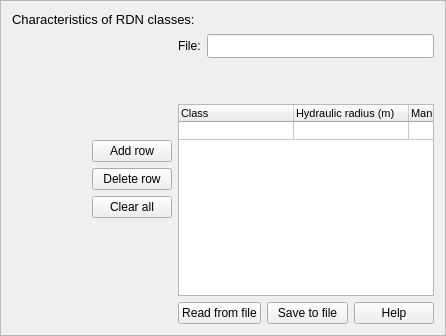
                 <widget class="QFrame" name="frame_4">
                  <property name="frameShape">
                   <enum>QFrame::StyledPanel</enum>
                  </property>
                  <property name="frameShadow">
                   <enum>QFrame::Raised</enum>
                  </property>
                  <layout class="QGridLayout" name="gridLayout_27">
                   <item row="0" column="0">
                    <layout class="QHBoxLayout" name="horizontalLayout_8">
                     <item>
                      <widget class="QLabel" name="label_37">
                       <property name="text">
                        <string>&lt;html&gt;&lt;head/&gt;&lt;body&gt;&lt;p align=&quot;justify&quot;&gt;&lt;span style=&quot; font-size:10pt;&quot;&gt;Characteristics of RDN classes:&lt;/span&gt;&lt;/p&gt;&lt;/body&gt;&lt;/html&gt;</string>
                       </property>
                      </widget>
                     </item>
                     <item>
                      <widget class="QLabel" name="label_38">
                       <property name="sizePolicy">
                        <sizepolicy hsizetype="Preferred" vsizetype="Preferred">
                         <horstretch>0</horstretch>
                         <verstretch>0</verstretch>
                        </sizepolicy>
                       </property>
                       <property name="minimumSize">
                        <size>
                         <width>16</width>
                         <height>16</height>
                        </size>
                       </property>
                       <property name="maximumSize">
                        <size>
                         <width>16</width>
                         <height>16</height>
                        </size>
                       </property>
                       <property name="toolTip">
                        <string>&lt;html&gt;&lt;head/&gt;&lt;body&gt;&lt;p&gt;Add the characteristics of the RDN classes. Read this information from a specific file or enter the data directly to the table.&lt;/p&gt;&lt;/body&gt;&lt;/html&gt;</string>
                       </property>
                       <property name="text">
                        <string/>
                       </property>
                       <property name="pixmap">
                        <pixmap resource="resources.qrc">:/plugins/hidroPixel/icons/icons/info(2).png</pixmap>
                       </property>
                       <property name="scaledContents">
                        <bool>true</bool>
                       </property>
                      </widget>
                     </item>
                    </layout>
                   </item>
                   <item row="1" column="0">
                    <layout class="QGridLayout" name="gridLayout_38">
                     <item row="0" column="0">
                      <layout class="QGridLayout" name="gridLayout_33">
                       <item row="1" column="1">
                        <widget class="QPushButton" name="btn_del_row_1">
                         <property name="toolTip">
                          <string>&lt;html&gt;&lt;head/&gt;&lt;body&gt;&lt;p&gt;Chose one line.&lt;/p&gt;&lt;/body&gt;&lt;/html&gt;</string>
                         </property>
                         <property name="text">
                          <string>Delete row</string>
                         </property>
                        </widget>
                       </item>
                       <item row="2" column="1" alignment="Qt::AlignTop">
                        <widget class="QPushButton" name="btn_clear_1">
                         <property name="toolTip">
                          <string>&lt;html&gt;&lt;head/&gt;&lt;body&gt;&lt;p&gt;Chose one line.&lt;/p&gt;&lt;/body&gt;&lt;/html&gt;</string>
                         </property>
                         <property name="text">
                          <string>Clear all</string>
                         </property>
                        </widget>
                       </item>
                       <item row="0" column="1" alignment="Qt::AlignBottom">
                        <widget class="QPushButton" name="btn_add_row_1">
                         <property name="text">
                          <string>Add row</string>
                         </property>
                        </widget>
                       </item>
                       <item row="1" column="0">
                        <spacer name="horizontalSpacer_2">
                         <property name="orientation">
                          <enum>Qt::Horizontal</enum>
                         </property>
                         <property name="sizeType">
                          <enum>QSizePolicy::Fixed</enum>
                         </property>
                         <property name="sizeHint" stdset="0">
                          <size>
                           <width>80</width>
                           <height>20</height>
                          </size>
                         </property>
                        </spacer>
                       </item>
                      </layout>
                     </item>
                     <item row="0" column="1">
                      <layout class="QGridLayout" name="gridLayout_35">
                       <item row="0" column="0">
                        <layout class="QGridLayout" name="gridLayout_56">
                         <item row="0" column="1">
                          <widget class="QLineEdit" name="le_8_pg2">
                           <property name="minimumSize">
                            <size>
                             <width>220</width>
                             <height>24</height>
                            </size>
                           </property>
                           <property name="maximumSize">
                            <size>
                             <width>16777215</width>
                             <height>24</height>
                            </size>
                           </property>
                           <property name="readOnly">
                            <bool>true</bool>
                           </property>
                           <property name="clearButtonEnabled">
                            <bool>true</bool>
                           </property>
                          </widget>
                         </item>
                         <item row="0" column="0">
                          <widget class="QLabel" name="label_67">
                           <property name="text">
                            <string>&lt;html&gt;&lt;head/&gt;&lt;body&gt;&lt;p align=&quot;justify&quot;&gt;&lt;span style=&quot; font-size:10pt;&quot;&gt;File:&lt;/span&gt;&lt;/p&gt;&lt;/body&gt;&lt;/html&gt;</string>
                           </property>
                          </widget>
                         </item>
                        </layout>
                       </item>
                       <item row="3" column="0">
                        <layout class="QGridLayout" name="gridLayout_34">
                         <item row="0" column="1">
                          <widget class="QPushButton" name="btn_save_file_t1">
                           <property name="text">
                            <string>Save to file</string>
                           </property>
                          </widget>
                         </item>
                         <item row="0" column="0">
                          <widget class="QPushButton" name="btn_read_t1">
                           <property name="text">
                            <string>Read from file</string>
                           </property>
                          </widget>
                         </item>
                         <item row="0" column="2">
                          <widget class="QPushButton" name="btn_help_t1">
                           <property name="text">
                            <string>Help</string>
                           </property>
                          </widget>
                         </item>
                        </layout>
                       </item>
                       <item row="1" column="0">
                        <spacer name="verticalSpacer">
                         <property name="orientation">
                          <enum>Qt::Vertical</enum>
                         </property>
                         <property name="sizeHint" stdset="0">
                          <size>
                           <width>20</width>
                           <height>40</height>
                          </size>
                         </property>
                        </spacer>
                       </item>
                       <item row="2" column="0">
                        <widget class="QTableWidget" name="tbw_1_pg2">
                         <property name="layoutDirection">
                          <enum>Qt::LeftToRight</enum>
                         </property>
                         <property name="autoFillBackground">
                          <bool>false</bool>
                         </property>
                         <property name="horizontalScrollBarPolicy">
                          <enum>Qt::ScrollBarAlwaysOff</enum>
                         </property>
                         <property name="autoScroll">
                          <bool>true</bool>
                         </property>
                         <property name="autoScrollMargin">
                          <number>20</number>
                         </property>
                         <property name="showDropIndicator" stdset="0">
                          <bool>true</bool>
                         </property>
                         <property name="dragEnabled">
                          <bool>true</bool>
                         </property>
                         <property name="dragDropOverwriteMode">
                          <bool>true</bool>
                         </property>
                         <property name="alternatingRowColors">
                          <bool>true</bool>
                         </property>
                         <property name="textElideMode">
                          <enum>Qt::ElideMiddle</enum>
                         </property>
                         <property name="showGrid">
                          <bool>true</bool>
                         </property>
                         <property name="gridStyle">
                          <enum>Qt::SolidLine</enum>
                         </property>
                         <property name="sortingEnabled">
                          <bool>false</bool>
                         </property>
                         <property name="wordWrap">
                          <bool>true</bool>
                         </property>
                         <attribute name="horizontalHeaderVisible">
                          <bool>true</bool>
                         </attribute>
                         <attribute name="horizontalHeaderCascadingSectionResizes">
                          <bool>true</bool>
                         </attribute>
                         <attribute name="horizontalHeaderDefaultSectionSize">
                          <number>115</number>
                         </attribute>
                         <attribute name="horizontalHeaderHighlightSections">
                          <bool>true</bool>
                         </attribute>
                         <attribute name="horizontalHeaderShowSortIndicator" stdset="0">
                          <bool>true</bool>
                         </attribute>
                         <attribute name="horizontalHeaderStretchLastSection">
                          <bool>false</bool>
                         </attribute>
                         <attribute name="verticalHeaderVisible">
                          <bool>false</bool>
                         </attribute>
                         <attribute name="verticalHeaderMinimumSectionSize">
                          <number>5</number>
                         </attribute>
                         <attribute name="verticalHeaderDefaultSectionSize">
                          <number>5</number>
                         </attribute>
                         <row>
                          <property name="text">
                           <string>1</string>
                          </property>
                         </row>
                         <column>
                          <property name="text">
                           <string>Class</string>
                          </property>
                          <property name="font">
                           <font>
                            <pointsize>8</pointsize>
                           </font>
                          </property>
                          <property name="textAlignment">
                           <set>AlignLeading|AlignVCenter</set>
                          </property>
                         </column>
                         <column>
                          <property name="text">
                           <string>Hydraulic radius (m)</string>
                          </property>
                          <property name="font">
                           <font>
                            <pointsize>8</pointsize>
                           </font>
                          </property>
                          <property name="textAlignment">
                           <set>AlignLeading|AlignVCenter</set>
                          </property>
                         </column>
                         <column>
                          <property name="text">
                           <string>Manning</string>
                          </property>
                          <property name="font">
                           <font>
                            <pointsize>8</pointsize>
                           </font>
                          </property>
                          <property name="textAlignment">
                           <set>AlignLeading|AlignVCenter</set>
                          </property>
                         </column>
                         <column>
                          <property name="text">
                           <string>Slope (m/m)</string>
                          </property>
                          <property name="font">
                           <font>
                            <pointsize>8</pointsize>
                           </font>
                          </property>
                          <property name="textAlignment">
                           <set>AlignLeading|AlignVCenter</set>
                          </property>
                         </column>
                        </widget>
                       </item>
                      </layout>
                     </item>
                    </layout>
                   </item>
                  </layout>
                 </widget>
